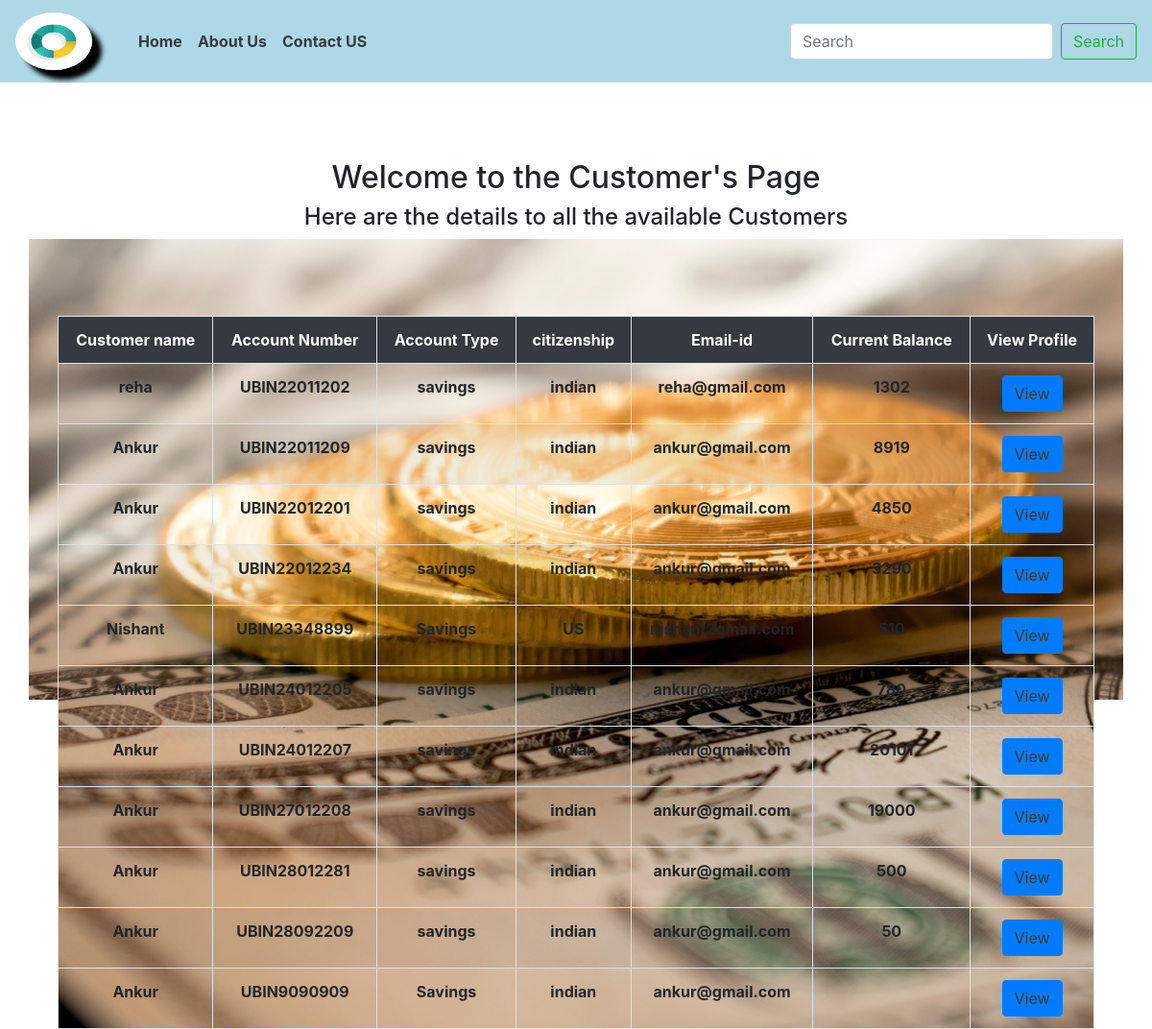
Page /allcust.php on the committed database.
### tables this page shows
CREATE TABLE `customer` (
  `cname` varchar(100) DEFAULT NULL,
  `accNo` varchar(200) NOT NULL,
  `accType` varchar(200) DEFAULT NULL,
  `citizenship` varchar(100) DEFAULT NULL,
  `email` varchar(200) DEFAULT NULL,
  `currentBalance` bigint(20) DEFAULT NULL
);

### allcust.php (the view, shortened to what this page needs)
<!DOCTYPE html>
<html lang="en">
<head>
  <!doctype html>
  <html lang="en">
  <head>
    <link rel="stylesheet" type="text/css" href="//cdn.jsdelivr.net/npm/slick-carousel@1.8.1/slick/slick.css" />
    <link rel="stylesheet" href="https://cdn.jsdelivr.net/npm/bootstrap@4.5.3/dist/css/bootstrap.min.css"
>
    <link rel="stylesheet" href="./styles/main.css" media="all">
    <link rel="stylesheet" href="./styles/all.min.css" media="all">
    <link rel="stylesheet" href="./styles/fontawesome.min.css" media="all">
  </head>
<body>
</body>
</html>
</head>
<body class="fac">
  <section class="navbar1">
    <nav class="navbar navbar-expand-lg navbar-light">
      <a class="navbar-brand" href="index.php"><img src="./img/logo.jpg" class="logo"></a>
      <div class="collapse navbar-collapse" id="navbarSupportedContent">
        <ul class="navbar-nav mr-auto pl-4">
          <li class="nav-item active">
            <a class="nav-link text-dark" href="index.php">Home <span class="sr-only">(current)</span></a>
          </li>
          <li class="nav-item">
            <a class="nav-link text-dark" href="aboutus.html">About Us</a>
          </li>
          <li class="nav-item">
            <a class="nav-link text-dark" href="contactus.html">Contact US</a>
          </li>
        </ul>
        <form class="form-inline my-2 my-lg-0">
          <input class="form-control mr-sm-2" type="search" placeholder="Search" aria-label="Search">
          <a href="search.html" class="btn btn-outline-success my-2 my-sm-0">Search
         </a>
         </form>
    </nav>
  </section>
<center style="margin-top:5rem;">
  <h2>Welcome to the Customer's Page</h2>
<h4>Here are the details to all the available Customers</h4>
</center>
 <div class="container cs">
 <div class="col-lg-12">
 <br><br>
 <br>
 <table  id="tabledata" class=" table table-striped table-hover table-bordered cs">
 <tr class="bg-dark text-white text-center" >
 <th>Customer name </th>
 <th>Account Number </th>
 <th> Account Type </th>
 <th>citizenship</th>
 <th>Email-id</th>
 <th>Current Balance</th>
 <th>View Profile</th>
 </tr >
 <?php
include('connection.php');
$query="SELECT * FROM customer";
$query_run= mysqli_query($con,$query);
 while($res = mysqli_fetch_array($query_run)){
  ?>
 <tr class="text-center" style="color:back; font-weight:bold;">
 <td> <?php echo $res['cname'];  ?> </td>
 <td> <?php echo $res['accNo'];  ?> </td>
 <td> <?php echo $res['accType'];  ?> </td>
 <td> <?php echo $res['citizenship'];  ?> </td>
 <td> <?php echo $res['email'];  ?> </td>
 <td> <?php echo $res['currentBalance'];  ?> </td>
 <td> <button class="btn-primary btn"> <a href="view.php? accNo=<?php echo $res['accNo']; ?>" class="text-dark "> View </a>  </button> </td>
 </tr>
 <?php
 }
  ?>
 </table>
</body>
</html>
 </body>
 </html>

### styles/main.css (style rules this page uses)
body { padding: 0px; margin: 0px; }
.navbar1 { background-color:lightblue; font-weight: bold; }
.logo { height: 60px; width: 80px; border-radius: 100%; box-shadow: 10px 10px 5px black; }
* { scroll-behavior: smooth; }
.cs { height: 30rem; background-image: url("./img/c2.jpg"); background-repeat: no-repeat; background-size:cover; background-attachment: fixed; }

### allcust.php (style rules this page uses)
.fac { height: 25rem; background-image: url("./img/allcust.jpg"); background-repeat: no-repeat; background-size:cover; background-attachment: fixed; }

### rows in the picture
customer: cname "reha", accNo "UBIN22011202", accType "savings", citizenship "indian", email "reha@gmail.com", currentBalance "1302"
customer: cname "Ankur", accNo "UBIN22011209", accType "savings", citizenship "indian", email "ankur@gmail.com", currentBalance "8919"
customer: cname "Ankur", accNo "UBIN22012201", accType "savings", citizenship "indian", email "ankur@gmail.com", currentBalance "4850"
customer: cname "Ankur", accNo "UBIN22012234", accType "savings", citizenship "indian", email "ankur@gmail.com", currentBalance "3290"
customer: cname "Nishant", accNo "UBIN23348899", accType "Savings", citizenship "US", email "nishant2gmail.com", currentBalance "510"
customer: cname "Ankur", accNo "UBIN24012205", accType "savings", citizenship "indian", email "ankur@gmail.com", currentBalance "780"
customer: cname "Ankur", accNo "UBIN24012207", accType "savings", citizenship "indian", email "ankur@gmail.com", currentBalance "20101"
customer: cname "Ankur", accNo "UBIN27012208", accType "savings", citizenship "indian", email "ankur@gmail.com", currentBalance "19000"
customer: cname "Ankur", accNo "UBIN28012281", accType "savings", citizenship "indian", email "ankur@gmail.com", currentBalance "500"
customer: cname "Ankur", accNo "UBIN28092209", accType "savings", citizenship "indian", email "ankur@gmail.com", currentBalance "50"
customer: cname "Ankur", accNo "UBIN9090909", accType "Savings", citizenship "indian", email "ankur@gmail.com"
